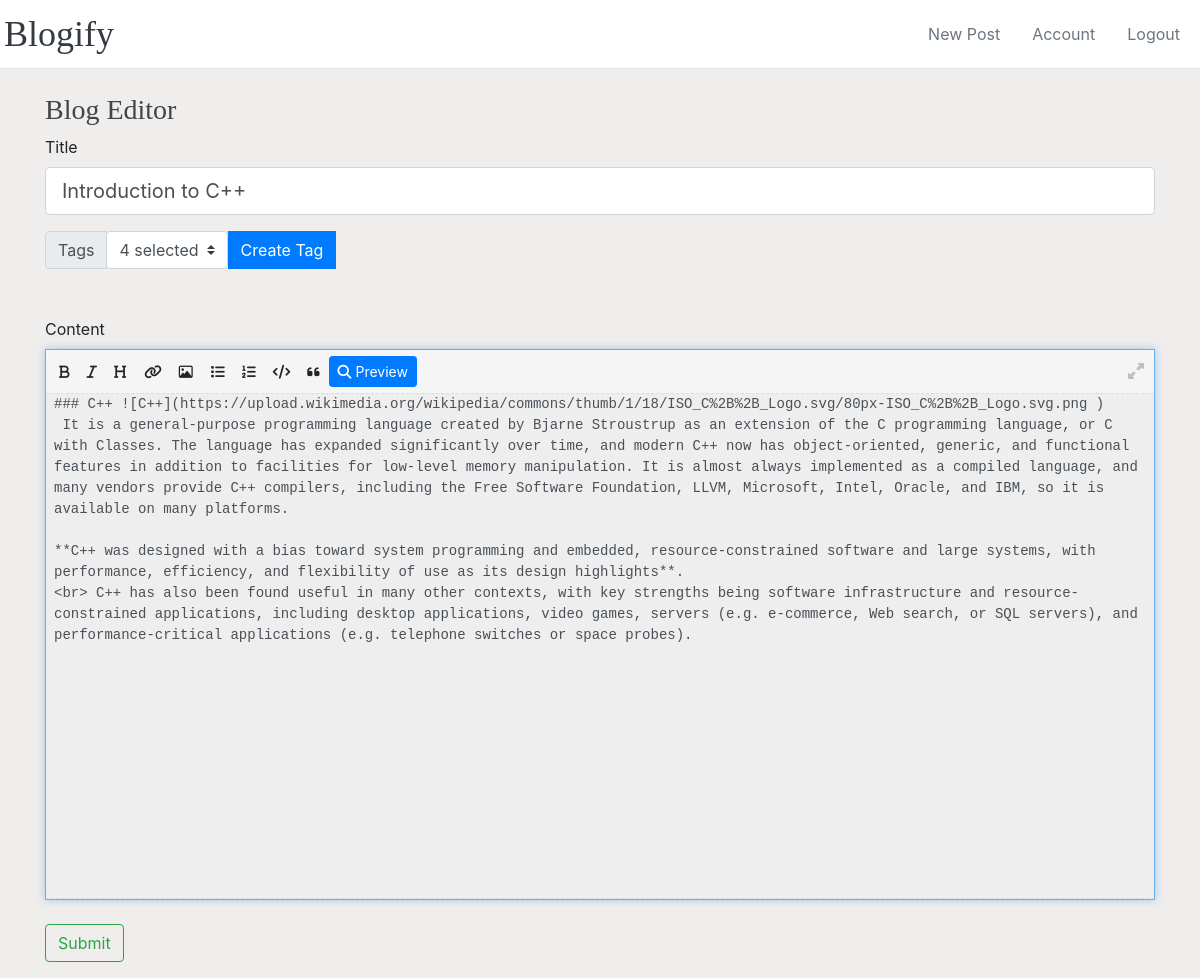
/post/7/update (signed in), run on the app's committed database.
### app/models.py (models this page shows, shortened)
class Post(db.Model):
    id=db.Column(db.Integer, primary_key=True)
    title=db.Column(db.String(100), nullable=False)
    created_at=db.Column(db.DateTime, nullable=False, default=datetime.utcnow)
    updated_at=db.Column(db.DateTime, nullable=False, default=datetime.utcnow)
    content=db.Column(db.Text, nullable=False)
    user_id=db.Column(db.Integer, db.ForeignKey('user.id'), nullable=False)
    tags = db.relationship('Tag', secondary='post_tag', lazy='dynamic', back_populates='posts')

### app/posts/routes.py (the view)
@posts.route('/post/<int:post_id>/update', methods=['GET', 'POST'])
@login_required
def update_post(post_id):
    post=Post.query.get_or_404(post_id)
    if post.author!=current_user:
        abort(403)
    form=PostForm()
    tagForm = TagForm()
    tags=Tag.query.all()
    form.tags.choices = [(tag.id, tag.value) for tag in tags]
    if form.validate_on_submit():
        post.title=form.title.data
        post.content=repr(form.content.data)
        post.tags = Tag.query.filter(Tag.id.in_(form.tags.data)).all()
        db.session.commit()
        flash(f'Your Post has been updated!!', category='success')
        return redirect(url_for('posts.post', post_id=post.id))
    elif request.method=='GET':
        form.title.data=post.title
        form.content.data=post.content
        selectedTags=post.tags
        return render_template('create_post.html', title='Update Post', legend='Update Post', form=form, tags=tags, tagForm=tagForm, selectedTags=selectedTags)
    return render_template('create_post.html', title='Update Post', legend='Update Post', form=form, tags=tags, tagForm=tagForm)

### app/posts/forms.py
class PostForm(FlaskForm):
    title=StringField('Title', validators=[DataRequired()])
    tags=SelectMultipleField('Tags', coerce=int,validate_choice=False, choices=[])
    content=TextAreaField('Content', validators=[DataRequired()])
    submit=SubmitField('Submit')

### app/tags/forms.py
class TagForm(FlaskForm):
    value=StringField('Value', validators=[DataRequired()])
    submit=SubmitField('Submit')

### app/models.py (called while the page is built)
@login_manager.user_loader
def load_user(user_id):
    return User.query.get(int(user_id))

### app/templates/create_post.html (shortened to what this page needs)
{% extends 'layout.html' %} {% block head %}
<link
	href="{{url_for('static', filename='vendors/bootstrap-markdown/css/bootstrap-markdown.min.css')}}"
	rel="stylesheet"
/>
<link
	href="{{url_for('static', filename='vendors/bootstrap-multiselect/css/index.css')}}"
	rel="stylesheet"
/>
{% endblock head %} {% block body %}
<form class="form-horizontal mt-4" action="" method="POST">
	<fieldset>
		<h3>Blog Editor</h3>
		<div class="form-group">
			{{form.title.label(class='form-control-label')}} {%if form.title.errors%}
			{{form.title(class='form-control form-control-lg is-invalid')}}
			<div class="invalid-feedback">
				{%for error in form.title.errors%}
				<span>{{error}}</span>
				{%endfor%}
			</div>
			{%else%} {{form.title(class='form-control form-control-lg')}} {%endif%}
    </div>
    <div class="input-group mb-5">
      <div class="input-group-prepend">
        <label class="input-group-text" for="tags">Tags</label>
      </div>
      <div class="input-group-prepend">
        <button type="button" class="btn btn-primary" data-toggle="modal" data-target="#tagsModal">
          Create Tag
        </button>
      </div>
    </div>
		{{form.content.label(class='form-control-label')}} {%if
		form.content.errors%} {{form.content(class='form-control form-control-lg
		is-invalid')}}
		<div class="invalid-feedback">
			{%for error in form.content.errors%}
			<span>{{error}}</span>
			{%endfor%}
		</div>
		{%else%} {{form.content(class='form-control px-2 form-control-lg',
		data_provide="markdown", rows="24", id='content-box')}} {%endif%}
		<div class="form-group mt-4">
			<div class="col-md-offset-2">
				{{form.submit(class='btn btn-outline-success')}}
			</div>
		</div>
	</fieldset>
</form>
{% endblock body %}

### app/static/css/main.css (style rules this page uses)
body { overflow-x: hidden; }
h1, h2, h3, h4, h5, h6 { color: #444444; font-family: 'Playfair Display', Georgia, 'Times New Roman', serif; }

### data on the page
Post: title "Introduction to C++", content "### C++ ![C++](https://upload.wikimedia.org/wikipedia/commons/thumb/1/18/ISO_C%2B%2B_Logo.svg/80px-ISO_C%2B%2B_Logo.svg.png ) It is a general-purpose programming language created by Bjarne Stroustrup as an extension of the C programming language, or C with Classes. The language has expanded significantly over time, and modern C++ now has object-oriented, generic, and functional features in addition to facilities for low-level memory manipulation. It is almost always implemented as a compiled language, and many vendors provide C++ compilers, including the Free Software Foundation, LLVM, Microsoft, Intel, Oracle, and IBM, so it is available on many platforms. **C++ was designed with a bias…"
